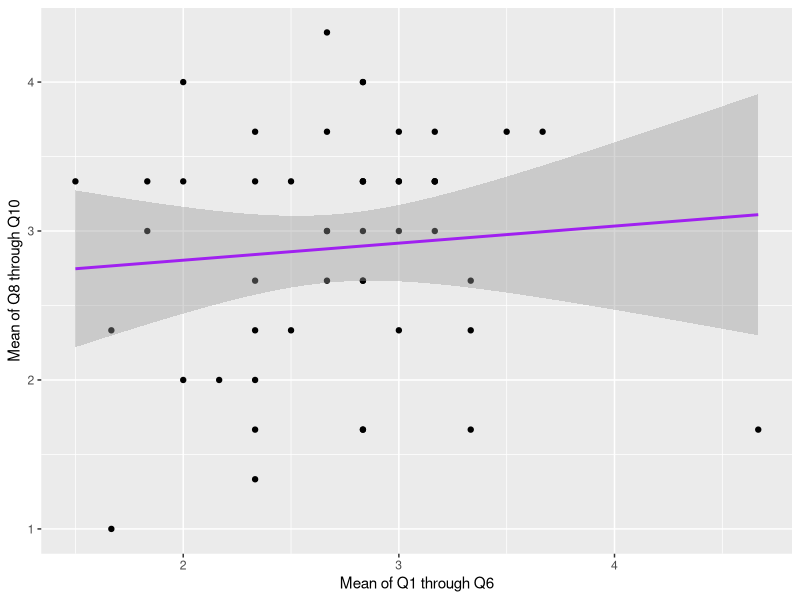

The R source for this figure: (Note: this script raises an error after producing the figure.)
## ---- chunk 1
setwd(dirname(rstudioapi::getActiveDocumentContext()$path))
library(tidyverse)

## ---- chunk 2
week8_tbl <- read_csv("../data/week3.csv", col_names = T) %>%
  mutate(gender = factor(gender, levels=c("M","F"), labels = c("Male","Female"))) %>%
  mutate(q5=6-q5)%>%
  rowwise()  %>%
  mutate(mq1_6= mean(c(q1,q2,q3,q4,q5,q6), na.rm = T)) %>%  # I tried using q1:q6, but when I was checking the responses, it wasn't right, it was giving me different answers for each line, but not the right one..
  mutate(mq8_10= mean(c(q8,q9,q10), na.rm = T))

## ---- chunk 3
week8_tbl %>%
  select(q1:q6)

week8_tbl %>%
  ggplot(aes(x=mq1_6,y=mq8_10))+
  geom_point() +
  geom_smooth( method = "lm",color="purple")+
  labs(x= "Mean of Q1 through Q6", y= "Mean of Q8 through Q10")

## ---- chunk 4
wow_correlation<-cor.test(week8_tbl$mq1_6,week8_tbl$mq8_10)
pvalue <-str_remove(round(wow_correlation$p.value,2) ,"^0")
wow_correlation
pretty_cor<- str_remove(round(wow_correlation$estimate,2),"^0")
## ---- chunk 5
week8_tbl %>%
  select(timeEnd,gender,mq1_6,mq8_10) %>%
  saveRDS("../shiny/data.rds")
